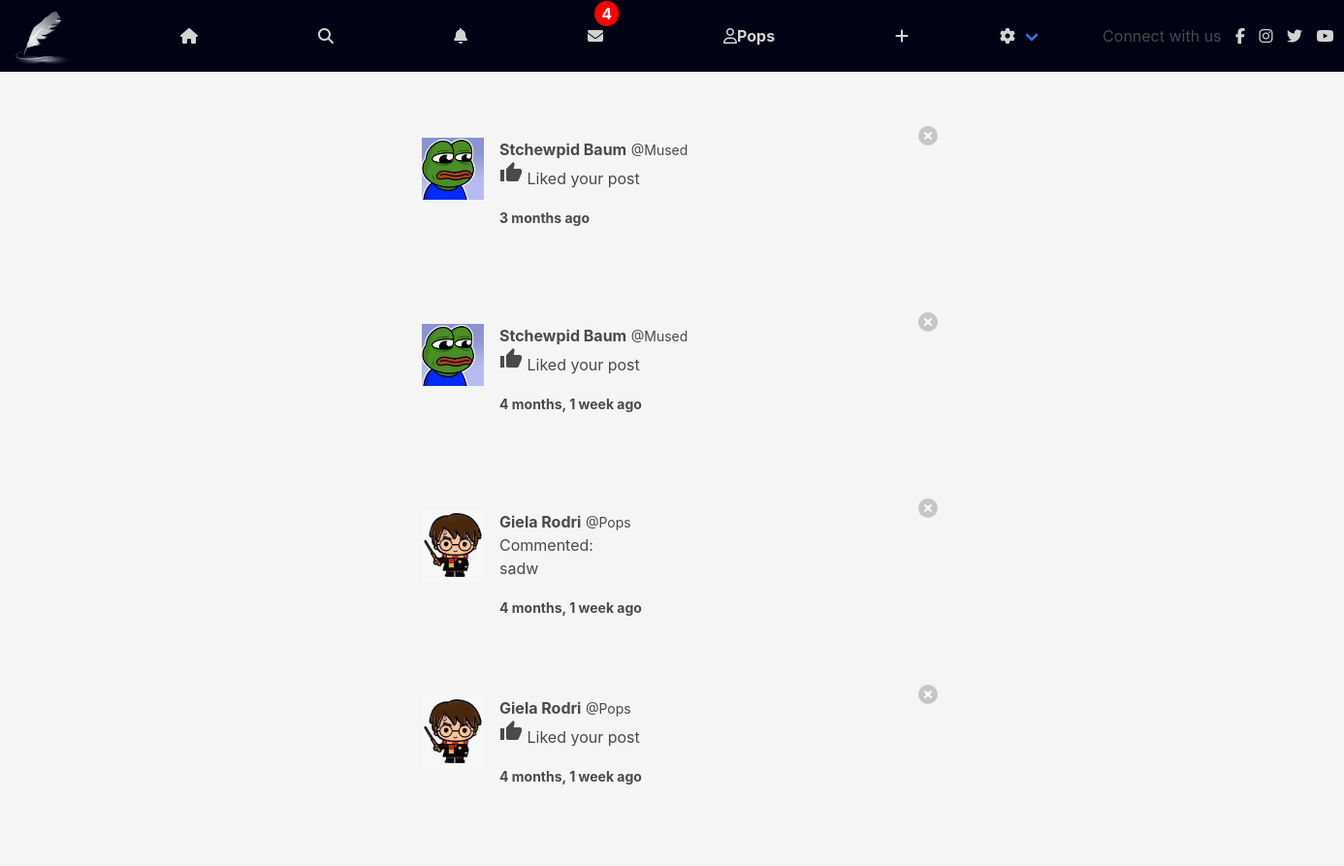
The page /notifications/ (signed in) on the database its author committed.
### notifications/models.py (models this page shows)
class Notification(models.Model):
	NOTIFICATION_TYPES = ((1,'Like'),(2,'Comment'), (3,'Follow'))
	post = models.ForeignKey('post.Post', on_delete=models.CASCADE, related_name="noti_post", blank=True, null=True)
	sender = models.ForeignKey(User, on_delete=models.CASCADE, related_name="noti_from_user")
	user = models.ForeignKey(User, on_delete=models.CASCADE, related_name="noti_to_user")
	notification_type = models.IntegerField(choices=NOTIFICATION_TYPES)
	text_preview = models.CharField(max_length=90, blank=True)
	date = models.DateTimeField(auto_now_add=True)
	is_seen = models.BooleanField(default=False)

### authy/models.py (models this page shows, shortened)
class Profile(models.Model):
	user = models.OneToOneField(User, on_delete=models.CASCADE, related_name='profile')
	first_name = models.CharField(max_length=50, null=True, blank=True)
	last_name = models.CharField(max_length=50, null=True, blank=True)
	location = models.CharField(max_length=50, null=True, blank=True)
	url = models.CharField(max_length=80, null=True, blank=True)
	profile_info = models.TextField(max_length=150, null=True, blank=True)
	created = models.DateField(auto_now_add=True)
	favorites = models.ManyToManyField(Post)
	picture = models.ImageField(upload_to=user_directory_path, blank=True, null=True, verbose_name='Picture')

### notifications/views.py (the view)
# urls.py: path('', ShowNOtifications, name='show-notifications'),
def ShowNOtifications(request):
	user = request.user
	notifications = Notification.objects.filter(user=user).order_by('-date')
	Notification.objects.filter(user=user, is_seen=False).update(is_seen=True)
	template = loader.get_template('notifications.html')
	context = {
		'notifications': notifications,
	}
	return HttpResponse(template.render(context, request))

### direct/views.py (called while the page is built)
def checkDirects(request):
	directs_count = 0
	if request.user.is_authenticated:
		directs_count = Message.objects.filter(user=request.user, is_read=False).count()
	return {'directs_count':directs_count}

### notifications/views.py (called while the page is built)
def CountNotifications(request):
	count_notifications = 0
	if request.user.is_authenticated:
		count_notifications = Notification.objects.filter(user=request.user, is_seen=False).count()
	return {'count_notifications':count_notifications}

### instagram_clone/templates/notifications.html (shortened to what this page needs)
{% extends 'base.html' %}
{% load static %}
{% load humanize %}
{% block content %}
    <div class="columns is-mobile is-centered">
    <div class="column is-half">
{% for notification in notifications %}
{% if notification.notification_type == 2 %}
      <div class="notification">
      <a href="{% url 'delete-notification' notification.id %}" class="delete"></a>
      <article class="media">
  <figure class="media-left">
    <p class="image is-64x64">
        {% if notification.sender.profile.picture %}
            <img src="{{ notification.sender.profile.picture.url }}" alt="Placeholder image">
          {% else %}
            <img src="https://bulma.io/images/placeholders/96x96.png" alt="Placeholder image">
        {% endif %}
    </p>
  </figure>
  <div class="media-content">
    <div class="content">
        <strong>{{ notification.sender.profile.first_name }} {{ notification.sender.profile.last_name }}</strong> <small>@{{ notification.sender.username }}</small>
        <br>
        Commented:
      <p>{{ notification.text_preview }}</p>
        <strong><small>{{ notification.date|naturaltime }}</small></strong>
    </div>
  </div>
  <div class="media-right">
    <figure class="image is-128x128">
  </figure>
  </div>
</article>
      </div>
{% endif %}
{% if notification.notification_type == 1 %}
      <div class="notification">
      <a href="{% url 'delete-notification' notification.id %}" class="delete"></a>
      <article class="media">
  <figure class="media-left">
    <p class="image is-64x64">
        {% if notification.sender.profile.picture %}
            <img src="{{ notification.sender.profile.picture.url }}" alt="Placeholder image">
          {% else %}
            <img src="https://bulma.io/images/placeholders/96x96.png" alt="Placeholder image">
        {% endif %}
    </p>
  </figure>
  <div class="media-content">
    <div class="content">
        <strong>{{ notification.sender.profile.first_name }} {{ notification.sender.profile.last_name }}</strong> <small>@{{ notification.sender.username }}</small>
        <br>
        <p><i class="material-icons">thumb_up</i> Liked your post</p>
        <strong><small>{{ notification.date|naturaltime }}</small></strong>
    </div>
  </div>
  <div class="media-right">
    <figure class="image is-128x128">
  </figure>
  </div>
</article>
      </div>
{% endif %}
{% endfor %}
    </div>
    </div>
{% endblock %}

### instagram_clone/templates/base.html (shortened to what this page needs)
{% load static %}
<!DOCTYPE html>
<html>
  <head>
    <link rel="stylesheet" href="{% static 'css/bulma.min.css' %}">
    <link rel="stylesheet" href="{% static 'css/styl.css' %}">
  </head>
  <body>
  <nav class="navbar" role="navigation" aria-label="main navigation">
  <div class="navbar-brand">
    <a class="navbar-item1" href="">
      <img src="{% static 'img/ok.png' %}" width="64" height="64">
    </a>
  </div>
  <div id="navbarBasicExample" class="navbar-menu">
    <div class="navbar-start">
      <a href="{% url 'index' %}" class="navbar-item">
        <i class="fas fa-home"></i>
      </a>
      <a  href="{% url 'usersearch' %}" class="navbar-item">
        <i class="fas fa-search"></i>
      </a>
      <a href="{% url 'show-notifications' %}" class="navbar-item">
        <i class="fa fa-bell"></i>
      </a>
      <a href="{% url 'inbox' %}" class="navbar-item">
        <i class="fa fa-envelope"></i>
        {% if directs_count %}
        <span class="badge">{{ directs_count }}</span>
        {% endif %}
      </a>
      <a href="{% url 'profile' request.user %}" class="navbar-item">
        <i class="far fa-user"></i>
        <strong>{{ request.user }}</strong>
      </a>
        <a href="{% url 'newpost' %}" class="navbar-item">
          <i class="fa fa-plus" ></i>
        </a>
      <div class="navbar-item has-dropdown is-hoverable">
        <a class="navbar-link">
          <i class="fas fa-cog"></i>
        </a>
        <div class="social">Connect with us
          <a href="#"><i class="fab fa-facebook-f"></i></a>
          <a href="#"><i class="fab fa-instagram"></i></a>
          <a href="#"><i class="fab fa-twitter"></i></a>
          <a href="#"><i class="fab fa-youtube"></i></a>
      </div>
      </div>
    </div>
  </div>
</nav>
  <section class="section">
    <div class="container">
      {% block content %}
      {% endblock %}
    </div>
  </section>
  </body>
</html>

### instagram_clone/static/css/styl.css (style rules this page uses)
.badge { position: absolute; top: 1px; right: -4px; padding: 1px 7px; border-radius: 50%; background: red; color: white; font-weight: bold; }
nav.navbar { background-color: #010214; }
.navbar-item { margin-left: 70px; }
.social { margin-left: 50px; margin-top: 25px; }
.social i { padding-left: 10px; color: lightgrey; }
a.navbar-item1 { margin-left: 10px; margin-top: 10px; }
a.navbar-item { margin-left: 100px; color: lightgrey; }
.navbar-link { color: lightgrey; }
body { background-color: whitesmoke; }

### rows shown on the page
Notification: sender.profile.picture (placeholder picture), sender.profile.first_name "Stchewpid", sender.profile.last_name "Baum", sender.username "Mused", date "3 months ago"
Notification: sender.profile.picture (placeholder picture), sender.profile.first_name "Stchewpid", sender.profile.last_name "Baum", sender.username "Mused", date "4 months, 1 week ago"
Notification: sender.profile.picture (placeholder picture), sender.profile.first_name "Giela", sender.profile.last_name "Rodri", sender.username "Pops", text_preview "sadw", date "4 months, 1 week ago"
Notification: sender.profile.picture (placeholder picture), sender.profile.first_name "Giela", sender.profile.last_name "Rodri", sender.username "Pops", date "4 months, 1 week ago"

### other values the page prints
{{ directs_count }} "4"
{{ request.user }} "Pops"
